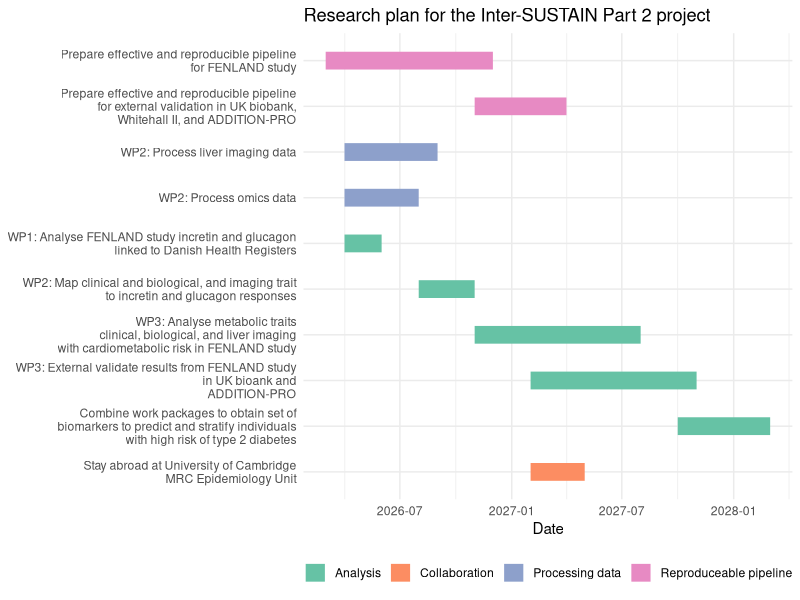

Generate this figure with R:
# Load libraries
library(ggplot2)
library(dplyr)


# Define tasks
tasks <- data.frame(
  group =  c("Reproduceable pipeline","Reproduceable pipeline", 
             "Processing data", "Processing data",
             "Analysis", "Analysis","Analysis", "Analysis","Analysis",
             "Collaboration"),
  content = c(
    "Prepare effective and reproducible pipeline\n for FENLAND study",
    "Prepare effective and reproducible pipeline\n for external validation in UK biobank,\n Whitehall II, and ADDITION-PRO",
    "WP2: Process liver imaging data",
    "WP2: Process omics data",
    "WP1: Analyse FENLAND study incretin and glucagon\n linked to Danish Health Registers",
    "WP2: Map clinical and biological, and imaging trait\n to incretin and glucagon responses",
    "WP3: Analyse metabolic traits\n clinical, biological, and liver imaging\nwith cardiometabolic risk in FENLAND study",
    "WP3: External validate results from FENLAND study\n in UK bioank and\n ADDITION-PRO",
    "Combine work packages to obtain set of\nbiomarkers to predict and stratify individuals\nwith high risk of type 2 diabetes",
    "Stay abroad at University of Cambridge\nMRC Epidemiology Unit"
  ),
  start = as.Date(c("2026-03-01","2026-11-01","2026-04-01", "2026-04-01", "2026-04-01", "2026-08-01","2026-11-01", "2027-02-01", "2027-10-01", "2027-02-01")),
  end   = as.Date(c("2026-12-01","2027-04-01","2026-09-01", "2026-08-01", "2026-06-01", "2026-11-01","2027-08-01", "2027-11-01", "2028-03-01", "2027-05-01"))
)


# Optional: reorder factor levels for plotting
tasks$content <- factor(tasks$content, levels = rev(c(
  "Prepare effective and reproducible pipeline\n for FENLAND study",
  "Prepare effective and reproducible pipeline\n for external validation in UK biobank,\n Whitehall II, and ADDITION-PRO",
  "WP2: Process liver imaging data",
  "WP2: Process omics data",
  "WP1: Analyse FENLAND study incretin and glucagon\n linked to Danish Health Registers",
  "WP2: Map clinical and biological, and imaging trait\n to incretin and glucagon responses",
  "WP3: Analyse metabolic traits\n clinical, biological, and liver imaging\nwith cardiometabolic risk in FENLAND study",
  "WP3: External validate results from FENLAND study\n in UK bioank and\n ADDITION-PRO",
  "Combine work packages to obtain set of\nbiomarkers to predict and stratify individuals\nwith high risk of type 2 diabetes",
  "Stay abroad at University of Cambridge\nMRC Epidemiology Unit"
)))

# Plot Gantt chart
gant_diagram <- ggplot(tasks, aes(x = start, xend = end, y = content, yend = content, color = group)) +
  geom_segment(size = 6) +
  scale_color_brewer(palette = "Set2") +
  labs(title = "Research plan for the Inter-SUSTAIN Part 2 project",
       x = "Date",
       y = NULL,
       color = NULL) +
  theme_minimal() +
  theme(legend.position = "bottom")

ggsave(
  filename = here::here("figures/gant_diagram.pdf"),
  plot = gant_diagram,
  dpi = 1000,
  width = 8,         # Width in inches (adjust as needed)
  height = 6,         # Height in inches (adjust as needed)
  units = "in"        # You can also use "cm" or "mm"
)
